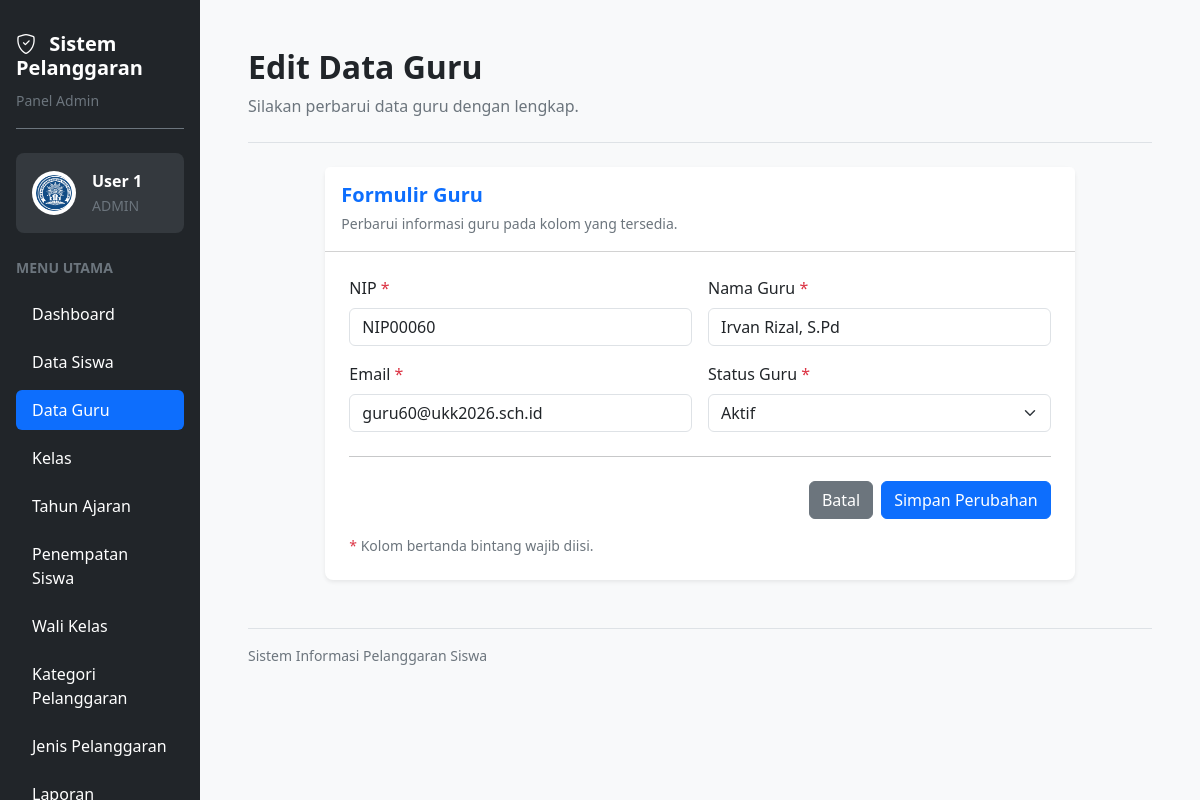
Screenshot of /edit_guru.php?id=60 (signed in) with the database file from the repository.
### tables this page shows
CREATE TABLE `t_guru` (
  `id` int(11) NOT NULL,
  `nip` varchar(30) NOT NULL,
  `nama` varchar(150) NOT NULL,
  `email` varchar(150) NOT NULL,
  `status_aktif` tinyint(1) NOT NULL,
  `user_id` int(11) NOT NULL,
  `created_at` timestamp NULL DEFAULT current_timestamp(),
  `updated_at` timestamp NULL DEFAULT current_timestamp()
);

### edit_guru.php (the view, shortened to what this page needs)
<?php
require_once __DIR__ . "/config/koneksi.php";
$id = (int) ($_GET['id'] ?? $_POST['id'] ?? 0);
$query = mysqli_query(
    $koneksi,
    "SELECT * FROM t_guru WHERE id = $id"
);
$guru = mysqli_fetch_assoc($query);
$namaAdmin = htmlspecialchars($_SESSION['name'] ?? 'Admin');
$menuAdmin = [
    ['Dashboard', 'dashboard.php'],
    ['Data Siswa', 'siswa.php'],
    ['Data Guru', 'guru.php'],
    ['Kelas', 'kelas.php'],
    ['Tahun Ajaran', 'tahun_ajaran.php'],
    ['Penempatan Siswa', 'penempatan_siswa.php'],
    ['Wali Kelas', 'wali_kelas.php'],
    ['Kategori Pelanggaran', 'kategori_pelanggaran.php'],
    ['Jenis Pelanggaran', 'jenis_pelanggaran.php'],
    ['Laporan', 'laporan.php'],
    ['About Me', 'abautme.php']
];
?>
<!DOCTYPE html>
<html lang="id">
<head>
    <link href="https://cdn.jsdelivr.net/npm/bootstrap@5.3.3/dist/css/bootstrap.min.css" rel="stylesheet">
    <link href="https://cdn.jsdelivr.net/npm/bootstrap-icons@1.11.3/font/bootstrap-icons.min.css" rel="stylesheet">
</head>
<body class="bg-light overflow-hidden">
<div class="container-fluid vh-100 overflow-hidden">
    <div class="row h-100 flex-nowrap">
        <aside class="col-3 col-md-3 col-lg-2 bg-dark vh-100 overflow-y-auto p-3 flex-shrink-0">
            <div class="text-white mb-4 pt-3 pb-3 border-bottom border-secondary">
                <h5 class="fw-bold mb-2">
                    <i class="bi bi-shield-check me-2"></i>
                    Sistem Pelanggaran
                </h5>
                <small class="text-secondary">
                    Panel Admin
                </small>
            </div>
            <div class="bg-secondary bg-opacity-25 rounded-3 p-3 mb-4">
                <div class="d-flex align-items-center gap-3">
                    <img
                        src="logo.png"
                        alt="Logo Aplikasi"
                        width="44"
                        height="44"
                        class="rounded-circle bg-white p-1"
                    >
                    <div class="text-white text-break">
                        <div class="fw-semibold">
                            <?= $namaAdmin; ?>
                        </div>
                        <small class="text-secondary">
                            ADMIN
                        </small>
                    </div>
                </div>
            </div>
            <div class="text-secondary small fw-semibold mb-3">
                MENU UTAMA
            </div>
            <ul class="nav nav-pills flex-column gap-2">
                <?php foreach ($menuAdmin as $item): ?>
                    <li class="nav-item">
                        <a
                            href="<?= htmlspecialchars($item[1], ENT_QUOTES, 'UTF-8'); ?>"
                            class="nav-link <?= $item[0] === 'Data Guru' ? 'active' : 'text-white'; ?> rounded-2 py-2 px-3"
                        >
                            <?= htmlspecialchars($item[0], ENT_QUOTES, 'UTF-8'); ?>
                        </a>
                    </li>
                <?php endforeach; ?>
            </ul>
        </aside>
        <main class="col-9 col-md-9 col-lg-10 vh-100 overflow-y-auto p-3 p-lg-5">
            <div class="d-flex flex-wrap justify-content-between align-items-center gap-3 mb-4 pb-4 border-bottom">
                <div>
                    <h2 class="fw-bold mb-2">
                        Edit Data Guru
                    </h2>
                    <p class="text-secondary mb-0">
                        Silakan perbarui data guru dengan lengkap.
                    </p>
                </div>
            </div>
            <div class="row justify-content-center">
                <div class="col-12 col-xl-10">
                    <div class="card border-0 shadow-sm rounded-3">
                        <div class="card-header bg-white p-3">
                            <h5 class="text-primary fw-bold mb-1">
                                Formulir Guru
                            </h5>
                            <small class="text-secondary">
                                Perbarui informasi guru pada kolom yang tersedia.
                            </small>
                        </div>
                        <div class="card-body p-4">
                            <form method="POST" action="edit_guru.php?id=<?= $id ?>">
                                <div class="row g-3">
                                    <div class="col-md-6">
                                        <label for="nip" class="form-label">
                                            NIP <span class="text-danger">*</span>
                                        </label>
                                        <input
                                            type="text"
                                            name="nip"
                                            id="nip"
                                            class="form-control"
                                            placeholder="Masukkan 18 digit NIP"
                                            inputmode="numeric"
                                            maxlength="18"
                                            minlength="18"
                                            pattern="[0-9]{18}"
                                            title="NIP harus tepat 18 digit angka"
                                            oninput="this.value = this.value.replace(/[^0-9]/g, '').slice(0, 18)"
                                            value="<?= htmlspecialchars($guru['nip'] ?? '', ENT_QUOTES, 'UTF-8'); ?>"
                                            required
                                        >
                                    </div>
                                    <div class="col-md-6">
                                        <label for="nama" class="form-label">
                                            Nama Guru <span class="text-danger">*</span>
                                        </label>
                                        <input
                                            type="text"
                                            name="nama"
                                            id="nama"
                                            class="form-control"
                                            placeholder="Masukkan nama lengkap guru"
                                            value="<?= htmlspecialchars($guru['nama'] ?? '', ENT_QUOTES, 'UTF-8'); ?>"
                                            required
                                        >
                                    </div>
                                    <div class="col-md-6">
                                        <label for="email" class="form-label">
                                            Email <span class="text-danger">*</span>
                                        </label>
                                        <input
                                            type="email"
                                            name="email"
                                            id="email"
                                            class="form-control"
                                            placeholder="Masukkan email guru"
                                            value="<?= htmlspecialchars($guru['email'] ?? '', ENT_QUOTES, 'UTF-8'); ?>"
                                            required
                                        >
                                    </div>
                                    <div class="col-md-6">
                                        <label for="status_aktif" class="form-label">
                                            Status Guru <span class="text-danger">*</span>
                                        </label>
                                        <select
                                            name="status_aktif"
                                            id="status_aktif"
                                            class="form-select"
                                            required
                                        >
                                            <option
                                                value="1"
                                                <?= (int)($guru['status_aktif'] ?? 0) === 1 ? 'selected' : ''; ?>
                                            >
                                                Aktif
                                            </option>
                                        </select>
                                    </div>
                                </div>
                                <hr class="my-4">
                                <div class="d-flex justify-content-end gap-2">
                                    <a href="guru.php" class="btn btn-secondary">
                                        Batal
                                    </a>
                                    <button
                                        type="submit"
                                        name="update"
                                        class="btn btn-primary"
                                    >
                                        Simpan Perubahan
                                    </button>
                                </div>
                                <p class="text-secondary small mt-3 mb-0">
                                    <span class="text-danger">*</span>
                                    Kolom bertanda bintang wajib diisi.
                                </p>
                            </form>
                        </div>
                    </div>
                </div>
            </div>
            <div class="text-secondary small mt-5 pt-3 border-top">
                Sistem Informasi Pelanggaran Siswa
            </div>
        </main>
    </div>
</div>
</body>
</html>

### rows the page displays
t_guru: nip "NIP00060", nama "Irvan Rizal, S.Pd", email "guru60@ukk2026.sch.id", status_aktif "Aktif"

### other values shown
$namaAdmin "User 1"
$item[0] "Dashboard"
$item[0] "Data Siswa"
$item[0] "Data Guru"
$item[0] "Kelas"
$item[0] "Tahun Ajaran"
$item[0] "Penempatan Siswa"
$item[0] "Wali Kelas"
$item[0] "Kategori Pelanggaran"
$item[0] "Jenis Pelanggaran"
